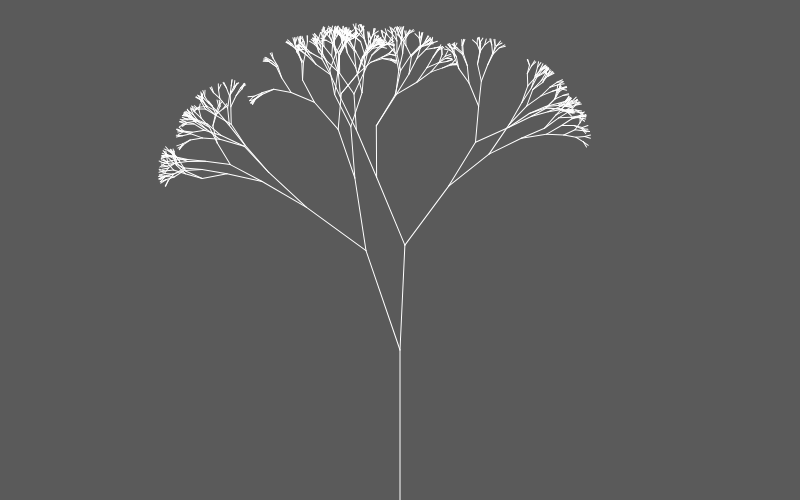
Frame 1 (no input)
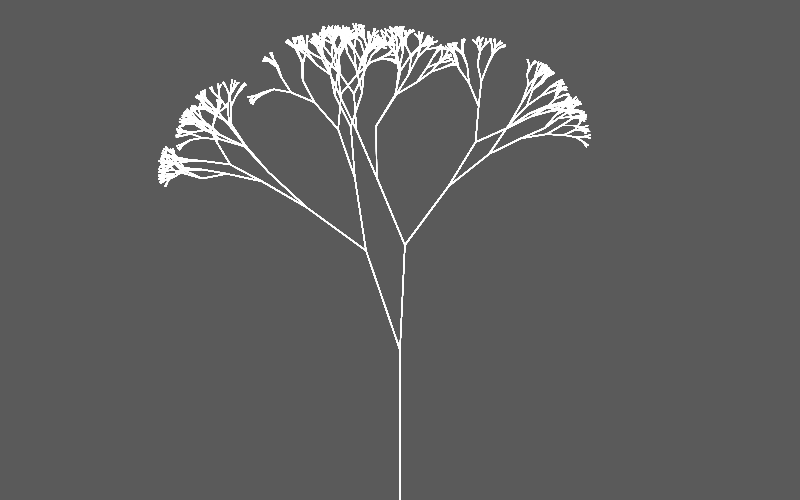
Frame 60 (no input)
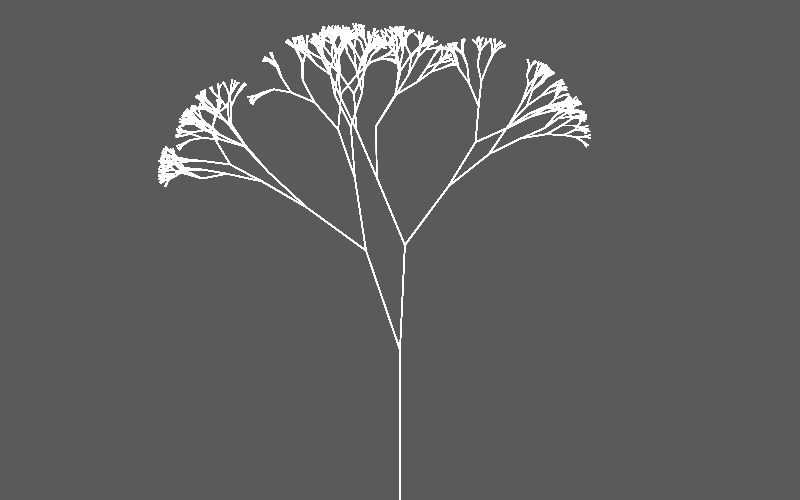
Frame 120 (the mouse pressed at the canvas centre since frame 60)

The p5.js sketch that drew these frames (run headless with seeded random() and noise() and a simulated clock; from frame 60 on, the mouse is pressed at the canvas centre):

// p5.js sketch
// ── sketch.js
  var seed = 4;
function setup() {
  createCanvas(800,500);
  background (90); //Background gray
}

function draw() {
  translate(width/2, height); //Start the tree at middle-bottom of the screen
  stroke(255); //Line white
  randomSeed(seed); //Draw the same tree every time the code runs
  branch(150); //Call function branch that draws the tree
}

function branch(leng){
  line(0,0,0, -leng);
  translate (0,-leng); //Begin of a new branch equals end of last branch
  leng = leng * 0.7; //Length of new branch is 0.7 the size of the last branch
  if(leng > 5) {
  for (var count=0; count<2; count++){ //Create tree branches rotating the lines
    var ang=random(-PI/5, PI/5); //Random branches' angle
    push();
    rotate(ang);
    branch(leng);
    pop();
}
}
}
